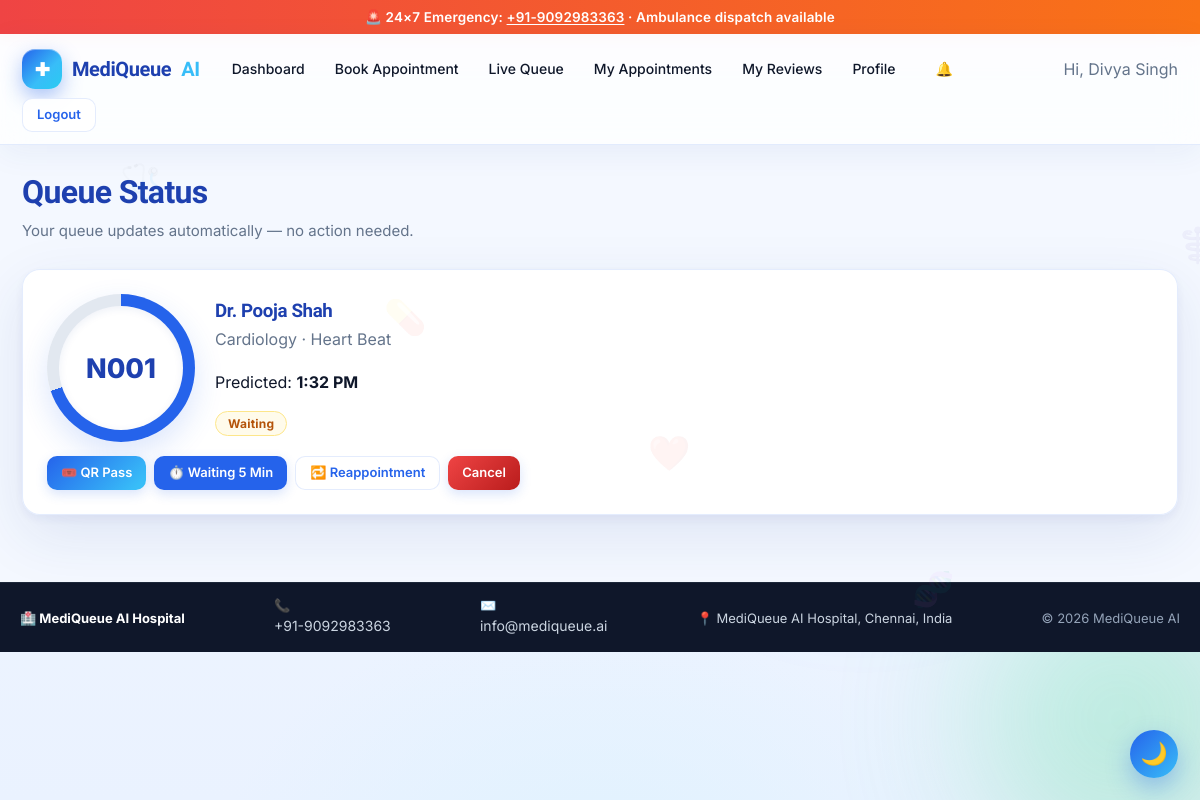
Screenshot of /patient/queue (signed in) with the database file from the repository.
### tables this page shows
CREATE TABLE appointments(
            id INTEGER PRIMARY KEY,
            queue_no TEXT,
            patient_id INTEGER, doctor_id INTEGER,
            department TEXT, reason TEXT, priority TEXT,
            appt_date TEXT, predicted_time TEXT,
            actual_start TEXT, actual_end TEXT,
            status TEXT DEFAULT 'Waiting',
            consult_minutes INTEGER,
            delay_minutes INTEGER DEFAULT 0,
            prescription TEXT, notes TEXT,
            reminder_sent INTEGER DEFAULT 0,
            created_at TEXT, emergency_reason TEXT, emergency_symptoms TEXT, emergency_verified INTEGER DEFAULT 0, verified_by TEXT, verified_at TEXT, emergency_status TEXT, predicted_wait_time INTEGER, delay_reason TEXT, delayed_by TEXT, delayed_at TEXT, patient_responded INTEGER DEFAULT 0, is_reappointment INTEGER DEFAULT 0, cancel_reason TEXT, slot_time TEXT, auto_cancelled INTEGER DEFAULT 0, feedback_submitted INTEGER DEFAULT 0, qr_token TEXT, action_token TEXT, appt_time TEXT, checkin_status TEXT DEFAULT 'Booked', consult_start_time TEXT, consult_end_time TEXT, consult_started_by TEXT, consult_ended_by TEXT, checkin_time TEXT, checked_in_by TEXT, actual_wait_minutes INTEGER,
            FOREIGN KEY(patient_id) REFERENCES patients(id),
            FOREIGN KEY(doctor_id)  REFERENCES doctors(id));

CREATE TABLE doctors(
            id INTEGER PRIMARY KEY,
            doc_code TEXT UNIQUE,
            name TEXT, department TEXT, qualification TEXT,
            experience INTEGER, specialization TEXT,
            fee INTEGER, avg_time INTEGER,
            available INTEGER DEFAULT 1,
            photo TEXT,
            username TEXT UNIQUE, password TEXT);

CREATE TABLE app_settings(
        key TEXT PRIMARY KEY,
        value TEXT
    );

### backend/core/routes.py (the view)
    @app.route("/patient/queue")
    @role_required("patient")
    def patient_queue():
        appts = query("SELECT a.*, d.name AS dname, d.department AS ddept FROM appointments a JOIN doctors d ON d.id=a.doctor_id WHERE a.patient_id=? AND a.status IN('Waiting','InProgress')", (session["uid"],))
        return render_template("patient_queue.html", appts=appts)

### backend/core/models.py (called while the page is built)
def get_conn():
    conn = sqlite3.connect(Config.DATABASE)
    conn.row_factory = sqlite3.Row
    conn.execute("PRAGMA foreign_keys = ON")
    return conn

def query(sql, params=(), one=False):
    with get_conn() as c:
        cur = c.execute(sql, params)
        rows = cur.fetchall()
        return (rows[0] if rows else None) if one else rows

### backend/core/routes.py (called while the page is built)
def role_required(role):
    def deco(fn):
        @wraps(fn)
        def inner(*a, **kw):
            cur = session.get("role")
            if cur == role:
                return fn(*a, **kw)
            if cur in ("admin", "doctor", "patient"):
                return redirect(url_for(f"{cur}_dashboard"))
            flash("Please log in first.", "warning")
            return redirect(url_for("login"))
        return inner
    return deco

### backend/core/time_utils.py (called while the page is built)
def to_ampm(value):
    if value is None or value == "":
        return ""
    dt = None
    if isinstance(value, datetime):
        dt = value
    else:
        s = str(value).strip()
        fmts = ("%H:%M", "%H:%M:%S", "%Y-%m-%d %H:%M",
                "%Y-%m-%d %H:%M:%S", "%I:%M %p", "%I:%M%p")
        for f in fmts:
            try:
                dt = datetime.strptime(s, f)
                break
            except Exception:
                pass
        if dt is None:
            try:
                dt = datetime.fromisoformat(s)
            except Exception:
                return s  # give up, return original
    out = dt.strftime("%I:%M %p").lstrip("0")
    if out.startswith(":"):
        out = "12" + out
    return out

### frontend/templates/patient_queue.html (shortened to what this page needs)
{% extends "base.html" %}{% block content %}
<div class="container">
  <h1 class="section-title">Queue Status</h1>
  <p class="section-sub">Your queue updates automatically — no action needed.</p>
  <div class="grid c2" id="queueGrid">
    {% for a in appts %}
    <div class="card" data-appt="{{a.id}}">
      <div style="display:flex;gap:20px;align-items:center;flex-wrap:wrap">
        <div class="ring" style="--pct:70%"><div class="val">{{a.queue_no}}</div></div>
        <div style="min-width:0;flex:1">
          <h3 style="margin:0">{{a.dname}}</h3>
          <p style="color:var(--muted);margin:4px 0">{{a.ddept}} · {{a.reason}}</p>
          <p>Predicted: <b class="q-time">{{ a.predicted_time | ampm }}</b></p>
          <span class="status-pill st-{{ (a.checkin_status or a.status)|lower|replace(' ','-') }}">
            {{ a.checkin_status or a.status }}</span>
        </div>
      </div>
      <div style="display:flex;gap:8px;margin-top:14px;flex-wrap:wrap">
        <a class="btn sm" href="/patient/qr/{{a.id}}">🎟️ QR Pass</a>
        <a class="btn sm" style="background:#2563eb;color:#fff" href="/patient/wait5/{{a.id}}">⏱️ Waiting 5 Min</a>
        <a class="btn ghost sm" href="/patient/reappoint-request/{{a.id}}">🔁 Reappointment</a>
        <a class="btn danger sm" href="/patient/response/{{a.id}}/cancel">Cancel</a>
      </div>
    </div>
    {% else %}<p style="color:var(--muted)">No active appointments in the queue.</p>{% endfor %}
  </div>
</div>
{% endblock %}

### frontend/templates/base.html (shortened to what this page needs)
<!doctype html>
<html lang="en">
<head>
<link rel="stylesheet" href="{{ url_for('static', filename='css/style.css') }}"/>
<link rel="stylesheet" href="{{ url_for('static', filename='css/premium.css') }}"/>
<link rel="stylesheet" href="{{ url_for('static', filename='css/mq.css') }}"/>
<link rel="stylesheet" href="{{ url_for('static', filename='css/enterprise.css') }}"/>
</head>
<body class="{{ 'mq-dark' if SETTINGS and SETTINGS.get('theme')=='dark' else '' }}">
<div class="orb a"></div><div class="orb b"></div><div class="orb c"></div>
{% if not session.get('role') or session.get('role')=='patient' %}
<div class="emerg">🚨 24×7 Emergency: <a href="tel:{{ CFG.EMERGENCY_NUMBER }}">{{ CFG.EMERGENCY_NUMBER }}</a> · Ambulance dispatch available</div>
{% endif %}
<nav class="nav">
  <div class="nav-inner">
    {% set role = session.get('role') %}
    {% if role == 'admin' %}
      <a class="brand" href="/admin"><span class="logo">✚</span> MediQueue<span style="color:var(--sky)">AI</span> <small style="color:var(--muted);font-size:12px;margin-left:6px">Admin</small></a>
      <a class="link" href="/admin">Dashboard</a>
      <a class="link" href="/admin/patients">Patients</a>
      <a class="link" href="/admin/appointments">Appointments</a>
      <a class="link" href="/admin/doctors">Doctors</a>
      <a class="link" href="/admin/departments">Departments</a>
      <a class="link" href="/admin/qr-checkin">Check-In</a>
      <a class="link" href="/admin/history">History</a>
      <a class="link" href="/admin/settings">Settings</a>
      <div class="spacer"></div>
      <span class="link" style="color:var(--muted)">Hi, Administrator</span>
      <a class="btn ghost sm" href="/logout">Logout</a>
    {% elif role == 'patient' %}
      <a class="brand" href="/patient"><span class="logo">✚</span> MediQueue<span style="color:var(--sky)">AI</span></a>
      <a class="link" href="/patient">Dashboard</a>
      <a class="link" href="/patient/book">Book Appointment</a>
      <a class="link" href="/patient/live">Live Queue</a>
      <a class="link" href="/patient/history">My Appointments</a>
      <a class="link" href="/patient/feedback">My Reviews</a>
      <a class="link" href="/patient/profile">Profile</a>
      <a class="link" href="/patient/notifications">
        <span class="bell">🔔{% if unread %}<span class="badge">{{unread}}</span>{% endif %}</span>
      </a>
      <span class="link" style="color:var(--muted)">Hi, {{ session['name'] }}</span>
      <a class="btn ghost sm" href="/logout">Logout</a>
    {% endif %}
  </div>
</nav>
{% block content %}{% endblock %}
<footer class="compact-footer" style="margin-top:40px;padding:14px 20px;background:#0f172a;color:#cbd5e1;border-top:1px solid #1e293b">
  <div style="max-width:1200px;margin:0 auto;display:flex;flex-wrap:wrap;justify-content:space-between;align-items:center;gap:10px;font-size:13px">
    <div><b style="color:#fff">🏥 {{ CFG.HOSPITAL_NAME }}</b></div>
    <div>📞 <a href="tel:{{ CFG.EMERGENCY_NUMBER }}" style="color:#cbd5e1">{{ CFG.EMERGENCY_NUMBER }}</a></div>
    <div>✉️ <a href="mailto:{{ CFG.HOSPITAL_EMAIL or 'info@mediqueue.ai' }}" style="color:#cbd5e1">{{ CFG.HOSPITAL_EMAIL or 'info@mediqueue.ai' }}</a></div>
    <div>📍 {{ CFG.HOSPITAL_ADDRESS or 'MediQueue AI Hospital' }}</div>
    <div style="color:#94a3b8">© {{ now.year }} MediQueue AI</div>
  </div>
</footer>
</body></html>

### frontend/static/css/premium.css (style rules this page uses)
:root { --glass-bg: rgba(255,255,255,.65); --glass-brd: rgba(255,255,255,.55); --glass-shadow: 0 12px 32px rgba(37,99,235,.12); --ease: cubic-bezier(.4,.14,.3,1); }
main,.container { animation:fadeUp .5s var(--ease) }

### frontend/static/css/mq.css (style rules this page uses)
:root { --mq-blue:#2563eb; --mq-blue-600:#1d4ed8; --mq-blue-400:#60a5fa; --mq-sky:#38bdf8; --mq-cyan:#22d3ee; --mq-ink:#0f172a; --mq-slate:#475569; --mq-muted:#64748b; --mq-line:#e2e8f0; --mq-bg:#f4f8ff; --mq-card:#ffffff; --mq-ok:#10b981; --mq-warn:#f59e0b; --mq-danger:#ef4444; --mq-violet:#6366f1; --mq-radius:18px; --mq-shadow:0 18px 40px -22px rgba(30,64,175,.45); --mq-shadow-lg:0 28px 60px -28px rgba(30,64,175,.55); --mq-grad:linear-gradient(135deg,#2563eb 0%,#38bdf8 100%); --mq-grad-soft:linear-gradient(135deg,#eff6ff 0%,#f0f9ff 100%); }

### frontend/static/css/enterprise.css (style rules this page uses)
:root { --mq-ink:#0f172a;--mq-line:#e2e8f0;--mq-sky:#0ea5e9;--mq-ok:#16a34a;--mq-bad:#dc2626;--mq-warn:#d97706;--mq-card:rgba(255,255,255,.78) }
.status-pill { display:inline-block;padding:4px 12px;border-radius:999px;font-size:12px; font-weight:700;letter-spacing:.02em;border:1px solid transparent;white-space:nowrap }
.st-waiting { background:#fffbeb;color:#b45309;border-color:#fde68a }

### rows the page displays
appointments: queue_no "N001", dname "Dr. Pooja Shah", ddept "Cardiology", reason "Heart Beat"
app_settings: HOSPITAL_NAME "MediQueue AI Hospital"

### other values shown
{{ CFG.EMERGENCY_NUMBER }} "+91-9092983363"
{{ session['name'] }} "Divya Singh"
{{ CFG.HOSPITAL_EMAIL or 'info@mediqueue.ai' }} "info@mediqueue.ai"
{{ CFG.HOSPITAL_ADDRESS or 'MediQueue AI Hospital' }} "MediQueue AI Hospital, Chennai, India"
